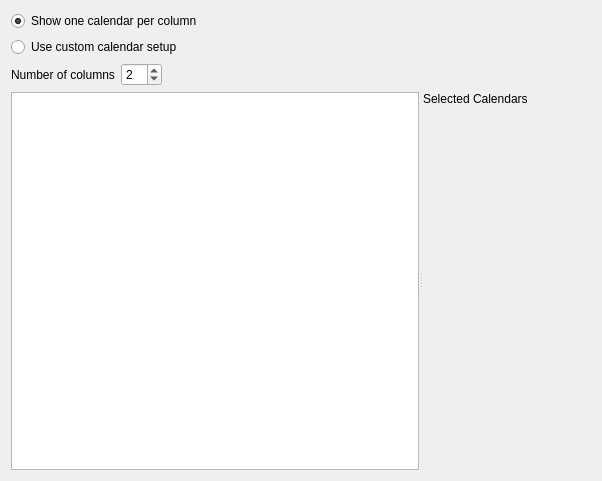
<?xml version="1.0" encoding="UTF-8"?>
<ui version="4.0">
 <class>MultiAgendaViewConfigWidget</class>
 <widget class="QWidget" name="MultiAgendaViewConfigWidget">
  <property name="geometry">
   <rect>
    <x>0</x>
    <y>0</y>
    <width>602</width>
    <height>481</height>
   </rect>
  </property>
  <property name="windowTitle">
   <string>Form</string>
  </property>
  <layout class="QVBoxLayout" name="verticalLayout_2" stretch="0,0,0,1">
   <item>
    <widget class="QRadioButton" name="useDefaultRB">
     <property name="text">
      <string>Show one calendar per column</string>
     </property>
     <property name="checked">
      <bool>true</bool>
     </property>
    </widget>
   </item>
   <item>
    <widget class="QRadioButton" name="useCustomRB">
     <property name="text">
      <string>Use custom calendar setup</string>
     </property>
    </widget>
   </item>
   <item>
    <layout class="QHBoxLayout" name="horizontalLayout">
     <item>
      <widget class="QLabel" name="columnNumberLabel">
       <property name="text">
        <string>Number of columns</string>
       </property>
      </widget>
     </item>
     <item>
      <widget class="QSpinBox" name="columnNumberSB">
       <property name="minimum">
        <number>1</number>
       </property>
       <property name="value">
        <number>2</number>
       </property>
      </widget>
     </item>
     <item>
      <spacer name="horizontalSpacer">
       <property name="orientation">
        <enum>Qt::Horizontal</enum>
       </property>
       <property name="sizeHint" stdset="0">
        <size>
         <width>40</width>
         <height>20</height>
        </size>
       </property>
      </spacer>
     </item>
    </layout>
   </item>
   <item>
    <widget class="QSplitter" name="splitter">
     <property name="orientation">
      <enum>Qt::Horizontal</enum>
     </property>
     <widget class="QListView" name="columnList">
      <property name="sizePolicy">
       <sizepolicy hsizetype="Preferred" vsizetype="Expanding">
        <horstretch>0</horstretch>
        <verstretch>0</verstretch>
       </sizepolicy>
      </property>
     </widget>
     <widget class="QWidget" name="layoutWidget">
      <layout class="QVBoxLayout" name="verticalLayout">
       <item>
        <widget class="QLabel" name="label">
         <property name="text">
          <string>Selected Calendars</string>
         </property>
        </widget>
       </item>
       <item>
        <widget class="QStackedWidget" name="selectionStack">
         <property name="currentIndex">
          <number>-1</number>
         </property>
        </widget>
       </item>
      </layout>
     </widget>
    </widget>
   </item>
  </layout>
 </widget>
 <resources/>
 <connections/>
</ui>
